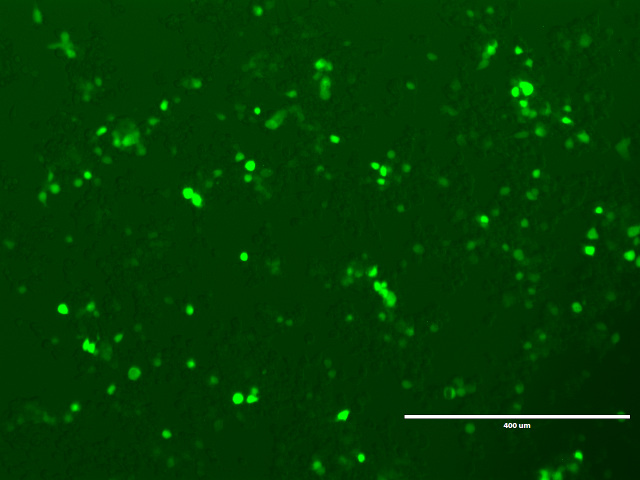
#> input picture sample_image.tif, 1280 x 960 px (shown at 1/2 size)
$ python democode.py
#> lines starting #> are read from the running program, lines starting #| are printed output that depends on the picture; after the words box and inside, x2 and y2 are one past the last pixel; in counts of white or black regions, pixels touching at a corner belong together
# -*- coding: utf-8 -*-
"""
Created on Sun Jun  1 16:10:27 2025

@author: Arun
"""

from math import sqrt
from skimage.feature import blob_dog, blob_log, blob_doh
from skimage.color import rgb2gray
from skimage import io
from skimage import measure
import numpy as np
from skimage.filters import threshold_otsu
import matplotlib.pyplot as plt


def blobs(filename):
    '''

    Parameters
    ----------
    filename : string
        Name of the image to be analysed.

    Returns
    -------
    tuple/list
        List containing number of blobs detected in the image and
        corresponding intensities, reported as mean intensity,
        overall intensity, percentage intensity, background intensity.

    '''
#> called with filename = 'sample_image.tif'
    fullpath = filename # name of the image file
    # fullpath = path_cwd+'\\'+filename # provide also the path (a good practice)

    image = io.imread(fullpath) # read an image
#> image is the input picture: shape (960, 1280, 3); mean R, G, B 0.7, 60.4, 0.7
    if image.shape[2] == 3: # check if the image is RGB (three channel)
        image_gray = rgb2gray(image) # convert RGB to grayscale
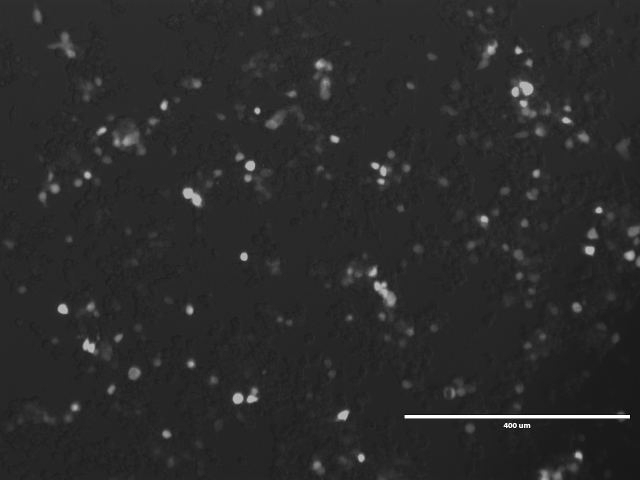
#> image_gray: shape (960, 1280) float64 (shown at 1/2 size); min 0, max 1, mean 0.17
    elif image.shape[2] == 4: # check if the image is RGBA (four channel)
        image_gray = rgb2gray(image[:, :, :3]) # convert RGBA to grayscale

    # Blob detection using Laplacian of Gaussian method
    blobs_log = blob_log(image_gray, min_sigma = 2, max_sigma=30, num_sigma=10, threshold=0.1)
#> blobs_log = 112 rows, first 8: [833, 1252, 5.11], [833, 816, 5.11], [833, 1177, 5.11], [833, 1208, 5.11], [618, 125, 8.22], [833, 1082, 5.11], [513, 488, 5.11], [833, 988, 5.11]
    # Compute radii in the 3rd column.
    blobs_log[:, 2] = blobs_log[:, 2] * sqrt(2)

    # Blob detection using Difference of Gaussian method
    blobs_dog = blob_dog(image_gray, max_sigma=30, threshold=0.1)
#> blobs_dog = 94 rows, first 8: [833, 1255, 2.56], [833, 813, 2.56], [854, 1059, 1], [854, 1049, 1], [852, 1008, 1], [833, 1181, 2.56], [833, 1176, 2.56], [833, 1215, 2.56]
    blobs_dog[:, 2] = blobs_dog[:, 2] * sqrt(2)

    # Blob detection using Determinant of Hessian method
    blobs_doh = blob_doh(image_gray, max_sigma=30, threshold=0.01)
#> blobs_doh = 27 rows, first 8: [832, 1257, 4.22], [832, 810, 4.22], [847, 1028, 1], [917, 1123, 1], [617, 125, 13.89], [642, 853, 1], [795, 474, 13.89], [850, 1055, 7.44]

    # Plotting
    blobs_list = [blobs_log, blobs_dog, blobs_doh]
    colors = ['yellow', 'lime', 'red']
    titles = ['Laplacian of Gaussian', 'Difference of Gaussian', 'Determinant of Hessian']
    sequence = zip(blobs_list, colors, titles)

    fig, axes = plt.subplots(1, 3, figsize=(9, 3), sharex=True, sharey=True)
    ax = axes.ravel()

    def calculate_total_intensity(image_gray, blobs):
        '''

        Parameters
        ----------
        image_gray : ndarray
            A 2D array of shape (H, W) representing a grayscale image, where
            H is the height (number of rows) and W is the width
            (number of columns), and each element gives the intensity at
            that pixel.
        blobs : ndarray
            Detected blobs, represented as a 2d array with each row
            representing 2 coordinate values for a 2D image, plus
            the sigma(s) (standard deviation of the kernel) used.

        Returns
        -------
        total_intensity : float
            Total intensity of all blobs detected in the given image.
            The total intensity is calculated as the sum of intensities of
            individual blobs.
        num_blobs : int
            Number of blobs detected in the given image.

        '''
        total_intensity = 0
        num_blobs = len(blobs)
        for blob in blobs:
            y, x, r = blob
            # Create a mask for each blob
            mask = np.zeros_like(image_gray, dtype=bool)
            rr, cc = np.ogrid[:image_gray.shape[0], :image_gray.shape[1]]
            mask = ((rr - y)**2 + (cc - x)**2 <= r**2)
            # Calculate the sum of pixel intensities inside the mask (blob)
            blob_intensity = np.sum(image_gray[mask])
            total_intensity += blob_intensity
        return total_intensity, num_blobs

    # Function to create a mask for the blobs
    # This is required to mask the blobs and extract background intensity
    def create_blob_mask(blobs, image_shape):
        '''

        Parameters
        ----------
        blobs : ndarray
            Detected blobs, represented as a 2d array with each row
            representing 2 coordinate values for a 2D image, plus
            the sigma(s) (standard deviation of the kernel) used.
        image_shape : tuple
            Shape of the gray scale image.

        Returns
        -------
        mask : ndarray
            A 2D Boolean array of shape (H, W), where True indicates pixels
            inside one or more detected blobs, and False elsewhere.

        '''
        mask = np.zeros(image_shape, dtype=bool)
        for blob in blobs:
            y, x, r = blob
            rr, cc = np.ogrid[:image_shape[0], :image_shape[1]]
            blob_area = (rr - y) ** 2 + (cc - x) ** 2 <= r ** 2
            mask[blob_area] = True
        return mask

    # Function to calculate background intensity
    def calculate_background_intensity(image_gray, blobs):
        '''

        Parameters
        ----------
        image_gray : ndarray
            A 2D array of shape (H, W) representing a grayscale image, where
            H is the height (number of rows) and W is the width
            (number of columns), and each element gives the intensity at
            that pixel.
        blobs : ndarray
            Detected blobs, represented as a 2d array with each row
            representing 2 coordinate values for a 2D image, plus
            the sigma(s) (standard deviation of the kernel) used.

        Returns
        -------
        background_intensity : float
            Background intensity of the image.
        background_mask : ndarray
            A 2D Boolean array of shape (H, W), where True indicates pixels
            outside one or more detected blobs, and False elsewhere.

        '''
        blob_mask = create_blob_mask(blobs, image_gray.shape)
        background_mask = ~blob_mask
        background_intensity = np.sum(image_gray[background_mask])
        return background_intensity, background_mask

    # scalebar intensity and related filter
    # Thresholding to detect white regions
    threshold_value = threshold_otsu(image_gray)
#> threshold_value = 0.4
    binary_image = image_gray > threshold_value
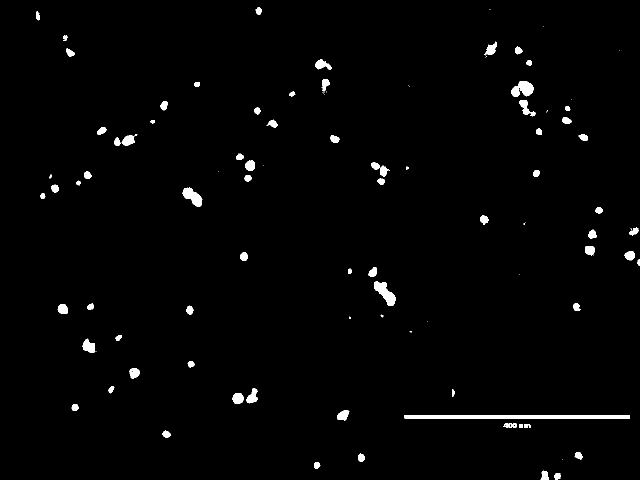
#> binary_image: shape (960, 1280) bool (shown at 1/2 size); 1.5% white; 102 white regions (28 under 20 px)

    # Label connected components in the binary image
    labeled_image = measure.label(binary_image)
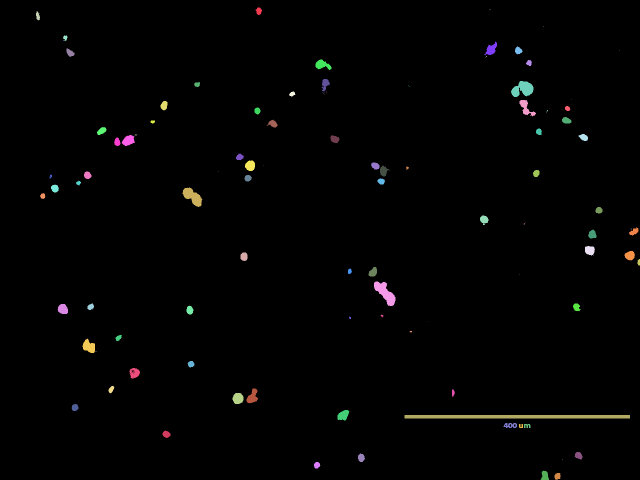
#> labeled_image: shape (960, 1280) int32 (shown at 1/2 size); 103 distinct labels, from 0 to 102; one colour per label, 0 black

    # Measure properties of labeled regions
    regions = measure.regionprops(labeled_image)
#> regions = 102 regions; largest, box (x1, y1, x2, y2) and area: (809, 830, 1260, 837) 3157, (748, 563, 791, 612) 1030, (1022, 162, 1067, 194) 938, (365, 375, 405, 414) 831, (165, 677, 190, 706) 476

    # Initialize masks for scale bar and text
    scale_bar_mask = np.zeros_like(image_gray)
    scale_text_mask = np.zeros_like(image_gray)

    for region in regions:
        minr, minc, maxr, maxc = region.bbox
        width = maxc - minc
        height = maxr - minr
        aspect_ratio = width / height

        # Detect scale bar (large, rectangular regions)
        if aspect_ratio > 5 and region.area > 100:  # Adjust parameters
            scale_bar_mask[labeled_image == region.label] = 1

        # Detect text (smaller, irregular regions)
        elif 1.0 < aspect_ratio < 5 and region.area < 200:  # Adjust for text properties
            scale_text_mask[labeled_image == region.label] = 1
#> this loop made 102 passes
#> (minr, minc, maxr, maxc, width, height, aspect_ratio) on passes 1 to 12: (15, 511, 30, 524, 13, 15, 0.867), (18, 979, 20, 981, 2, 2, 1), (23, 72, 41, 80, 8, 18, 0.444), (52, 1087, 53, 1088, 1, 1, 1), (70, 126, 82, 135, 9, 12, 0.75), (80, 127, 82, 128, 1, 2, 0.5), (83, 969, 111, 994, 25, 28, 0.893), (93, 1030, 109, 1045, 15, 16, 0.938), (96, 133, 114, 149, 16, 18, 0.889), (101, 1239, 102, 1240, 1, 1, 1), (112, 971, 115, 974, 3, 3, 1), (119, 631, 140, 663, 32, 21, 1.52)
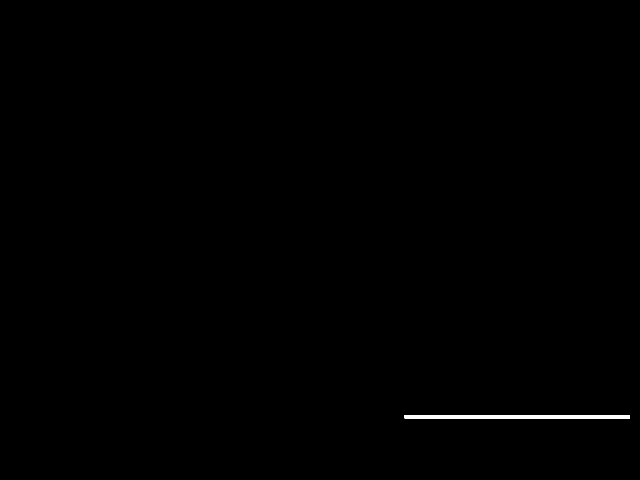
#> scale_bar_mask: shape (960, 1280) float64 (shown at 1/2 size); values 0 (black) and 1 (white), 0.26% white; 1 white region, box (x1, y1, x2, y2) and area: (809, 830, 1260, 837) 3157
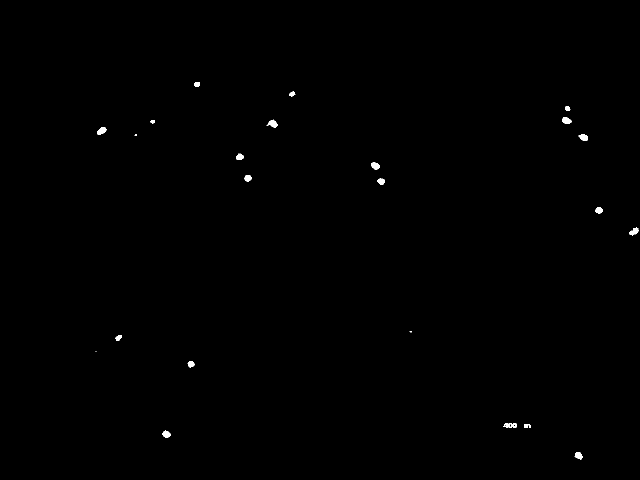
#> scale_text_mask: shape (960, 1280) float64 (shown at 1/2 size); values 0 (black) and 1 (white), 0.23% white; 23 white regions (3 under 20 px), largest, box (x1, y1, x2, y2) and area: (194, 254, 213, 270) 193, (533, 239, 555, 255) 192, (1124, 234, 1143, 247) 187

    # Quantify intensity for scale bar and text
    scale_bar_intensity = np.sum(image_gray * scale_bar_mask)
#> scale_bar_intensity = 3157
    scale_text_intensity = np.sum(image_gray * scale_text_mask)
#> scale_text_intensity = 1570

    # Calculate and display the overall mean intensity for all blobs detected by each method
    for idx, (blobs, color, title) in enumerate(sequence):
        ax[idx].set_title(title)
        ax[idx].imshow(image)

        # Draw blobs on the image
        for blob in blobs:
            y, x, r = blob
            c = plt.Circle((x, y), r, color=color, linewidth=2, fill=False)
            ax[idx].add_patch(c)
        ax[idx].set_axis_off()
#> this loop made 3 passes

    plt.tight_layout()
    plt.show()
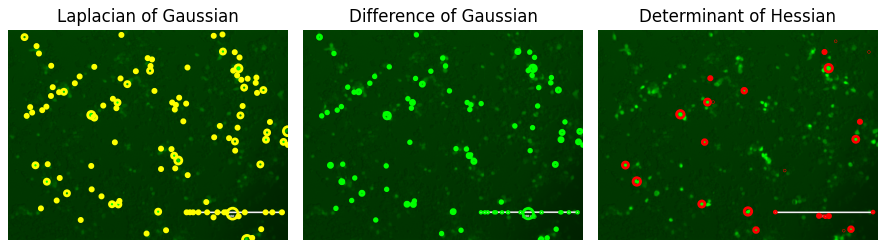
#> figure drawn by matplotlib, 3 panels

    # Calculate total image intensity (including blobs and background)
    total_image_intensity = np.sum(image_gray)
#> total_image_intensity = 209201.4

    overall_intensities = []
    n_blobs = []
    mean_intensities = []
    bg_intensities = []
    percent_intensities = []
    percent_combined_intensities = []
    scalebar_threshold = 3573.0 # calculated from images with scale bar only
    scalebar_blobs = 25 # calculated from images with scale bar only

    # Iterate over the methods and calculate blob and background intensities
    for blobs, title in zip(blobs_list, titles):
        # Calculate the total intensity of blobs for the method
        if scale_bar_intensity > 0 and scale_text_intensity > 218: # images with scale bar and blobs
            total_blob_intensity = abs(calculate_total_intensity(image_gray, blobs)[0] - scalebar_threshold)
            blob_count = abs(calculate_total_intensity(image_gray, blobs)[1] - scalebar_blobs)
            mean_blob_intensity = total_blob_intensity / blob_count
        elif scale_bar_intensity > 0 and 213.0 < scale_text_intensity < 218: # images with scale bar only
            total_blob_intensity = 0.0
            mean_blob_intensity = 0.0
            blob_count = 0
        else: # images with blobs only
            total_blob_intensity = calculate_total_intensity(image_gray, blobs)[0]
            blob_count = calculate_total_intensity(image_gray, blobs)[1]
            mean_blob_intensity = total_blob_intensity / blob_count

        overall_intensities.append(total_blob_intensity)
        mean_intensities.append(mean_blob_intensity)
        n_blobs.append(blob_count)

        # Calculate the background intensity for the method
        background_intensity, background_mask = calculate_background_intensity(image_gray, blobs)
        bg_intensities.append(background_intensity)

        # Calculate the percentage intensity of blobs compared to total image intensity
        percentage_blob_intensity = (total_blob_intensity / total_image_intensity) * 100
        percent_intensities.append(percentage_blob_intensity)

        # Calculate the percentage of blob intensity relative to blob + background
        total_combined_intensity = total_blob_intensity + background_intensity
        percentage_blob_vs_background = (total_blob_intensity / total_combined_intensity) * 100
        percent_combined_intensities.append(percentage_blob_vs_background)

        # Print the results
        print(f"Method: {title}")
        print(f"Total Blob Intensity: {total_blob_intensity:.2f}")
        print(f"Background Intensity: {background_intensity:.2f}")
        print(f"Total Image Intensity: {total_image_intensity:.2f}")
        print(f"Percentage Blob Intensity (relative to total image): {percentage_blob_intensity:.2f}%")
        print(f"Percentage Blob Intensity (relative to blob + background): {percentage_blob_vs_background:.2f}%")
        print()
#> this loop made 3 passes
#> (title, total_blob_intensity, blob_count, mean_blob_intensity, background_intensity, percentage_blob_intensity, total_combined_intensity) on passes 1 to 3: ('Laplacian of Gaussian', 9862.4, 87, 113.4, 195916.8, 4.71, 205779.2), ('Difference of Gaussian', 4349.7, 69, 63.04, 201300.5, 2.08, 205650.1), ('Determinant of Hessian', 491.1, 2, 245.5, 205137.4, 0.235, 205628.4)
#> (printed output is left out)
#> pass 2, in calculate_background_intensity (call 2), `background_mask = ~blob_mask`:
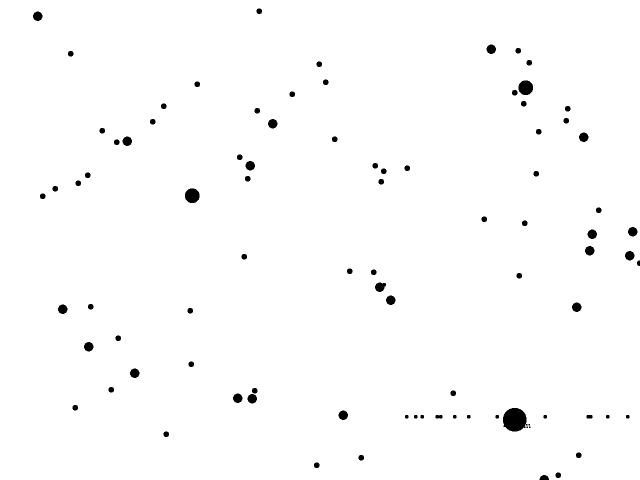
#> background_mask: shape (960, 1280) bool (shown at 1/2 size); 98.8% white; 88 black regions (3 under 20 px), largest, box (x1, y1, x2, y2) and area: (1006, 816, 1055, 863) 1790, (1037, 161, 1066, 190) 681, (370, 377, 399, 406) 681
#> after the loop, bg_intensities = [195916.8, 201300.5, 205137.4]; mean_intensities = [113.4, 63.04, 245.5]; n_blobs = [87, 69, 2]; overall_intensities = [9862.4, 4349.7, 491.1]; percent_combined_intensities = [4.79, 2.12, 0.239]; percent_intensities = [4.71, 2.08, 0.235]
    return mean_intensities, overall_intensities, percent_intensities, bg_intensities, percent_combined_intensities, n_blobs

result = blobs('sample_image.tif') # function call, check result
#> result = ([113.4, 63.04, 245.5], [9862.4, 4349.7, 491.1], [4.71, 2.08, 0.235], [195916.8, 201300.5, 205137.4], [4.79, 2.12, 0.239], [87, 69, 2])
